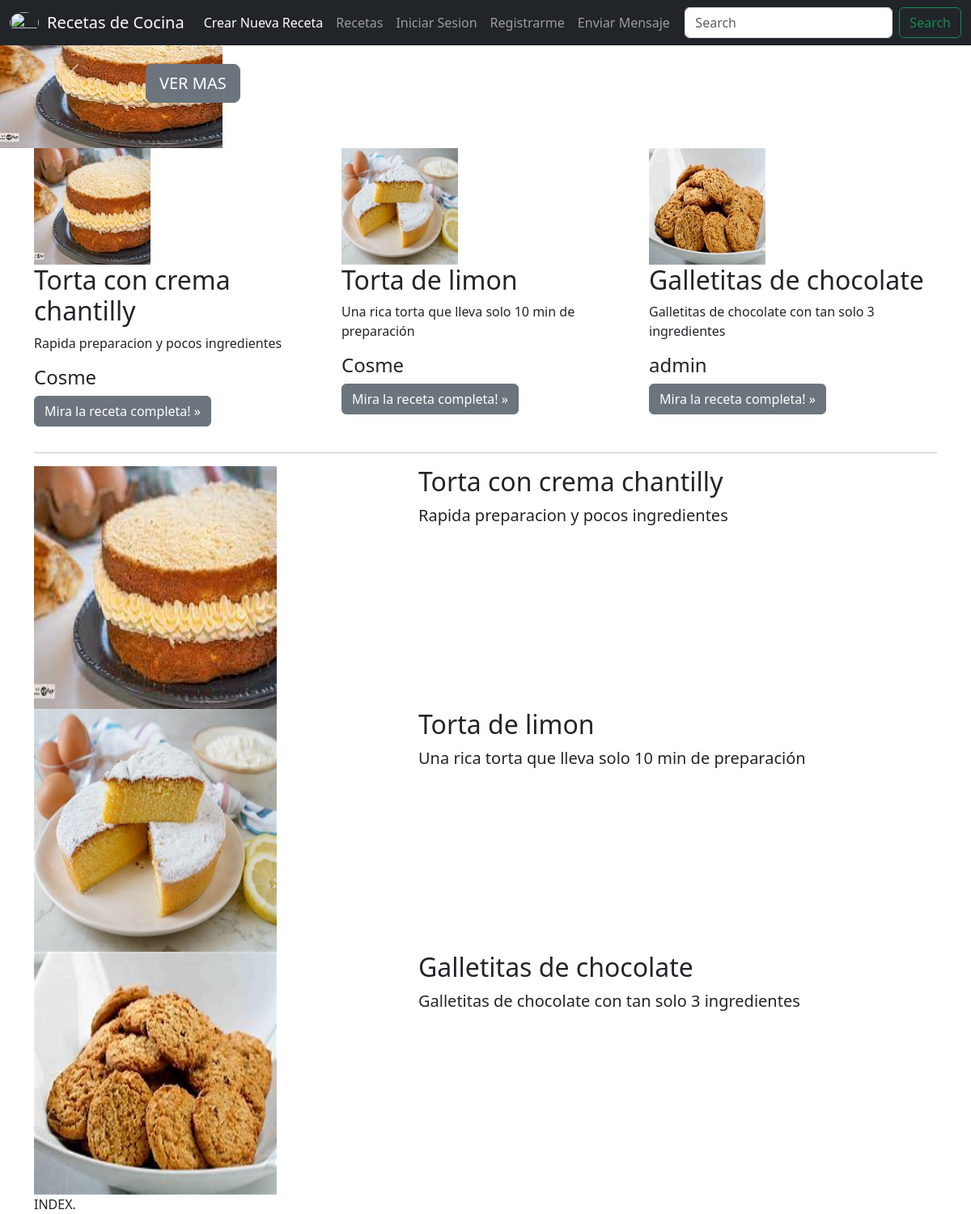
The page / on the database its author committed.
### AppRecetas/models.py (models this page shows, shortened)
class Receta(models.Model):
    nombre_receta = models.CharField(max_length=30)
    descripcion_breve_receta = models.CharField(max_length=100)
    lista_de_ingredientes = models.CharField(max_length=100)
    pasos_a_seguir = models.CharField(max_length=100)
    publisher = models.ForeignKey(to=User, on_delete = models.CASCADE, related_name="publisher")
    imagen = models.ImageField(upload_to="recetas", null=True, blank=True)
    fecha_creacion = models.DateTimeField(auto_now_add= True)

### AppRecetas/views.py (the view)
# urls.py: path('',index, name="index"),
def index(request):
    context = {
        "recetas": Receta.objects.all()
    }
    return render(request, "AppRecetas/index.html", context)

### AppRecetas/templates/AppRecetas/index.html (shortened to what this page needs)
{% extends "AppRecetas/base.html" %}
{% block main %}
<main>
  <div id="myCarousel" class="carousel slide" data-bs-ride="carousel">
    <div class="carousel-inner">
        {% for receta in recetas%}
          {% if forloop.first %}
            <div class="carousel-item active">
          {% else %}
            <div class="carousel-item">
          {% endif %}
              <img src="{{receta.imagen.url}}">
            <div class="container">
              <div class="carousel-caption text-start">
                <h1>{{receta.nombre_receta}}</h1>
                <p>{{receta.descripcion_breve_receta}}</p>
                <p><a class="btn btn-lg btn-secondary" href="{% url 'receta-detail' receta.id %}">VER MAS</a></p>
              </div>
            </div>
          </div>
        {% endfor %}
    </div>
    <button class="carousel-control-prev" type="button" data-bs-target="#myCarousel" data-bs-slide="prev">
      <span class="carousel-control-prev-icon" aria-hidden="true"></span>
    </button>
    <button class="carousel-control-next" type="button" data-bs-target="#myCarousel" data-bs-slide="next">
      <span class="carousel-control-next-icon" aria-hidden="true"></span>
    </button>
  </div>
  <div class="container marketing">
    <div class="row">
      {% for receta in recetas %}
        <div class="col-lg-4">
          <img src="{{ receta.imagen.url }}" height="144" width="144">
          <h2>{{receta.nombre_receta}}</h2>
          <p>{{receta.descripcion_breve_receta}}</p>
          <h4>{{receta.publisher.username}}</h4>
          <p><a class="btn btn-secondary" href="{% url 'receta-detail' receta.id %}">Mira la receta completa! »</a></p>
        </div>
      {% endfor %}
    </div>
    <hr class="featurette-divider">
    {% for receta in recetas %}
      <div class="row featurette">
        <div class="col-md-7 order-md-2">
          <h2 class="featurette-heading">{{receta.nombre_receta}}</h2>
          <p class="lead">{{receta.descripcion_breve_receta}}</p>
        </div>
        <div class="col-md-5 order-md-1">
            <img src="{{receta.imagen.url}}" height="300" width="300">
        </div>
      </div>
    {% endfor %}
    INDEX.
  </div>
</main>
{% endblock %}

### rows shown on the page
Receta: imagen (picture), nombre_receta "Torta con crema chantilly", descripcion_breve_receta "Rapida preparacion y pocos ingredientes", publisher.username "Cosme"
Receta: imagen (picture), nombre_receta "Torta de limon", descripcion_breve_receta "Una rica torta que lleva solo 10 min de preparación", publisher.username "Cosme"
Receta: imagen (picture), nombre_receta "Galletitas de chocolate", descripcion_breve_receta "Galletitas de chocolate con tan solo 3 ingredientes", publisher.username "admin"
